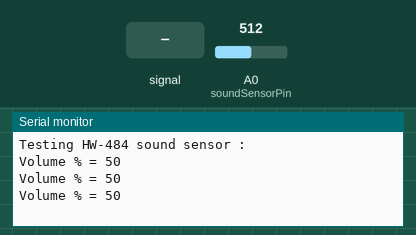
Recording of a sketch running on a simulated Arduino Uno, built with avr-gcc and run on an emulated ATmega328P. Parts: the last lines printed to the serial monitor. The test bench sets the inputs (shaded band); at power-on: A0 (soundSensorPin) = 512.

Above: at 1.3 s.
1.4 s: A0 (soundSensorPin) fed a 200 Hz sine of ±81 counts around its level
At 1.9 s:
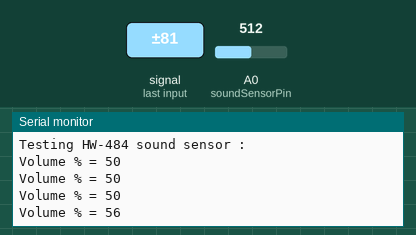
2.9 s: A0 (soundSensorPin) set to 716
At 3.4 s:
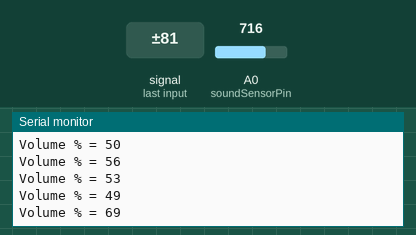
4.4 s: A0 (soundSensorPin) fed a 1000 Hz sine of ±255 counts around its level
At 4.9 s:
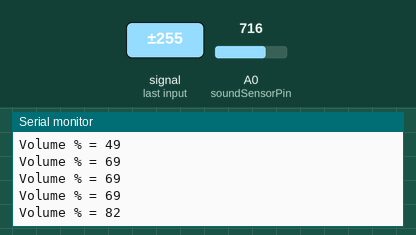
5.9 s: A0 (soundSensorPin) set to 1023
At 6.4 s:
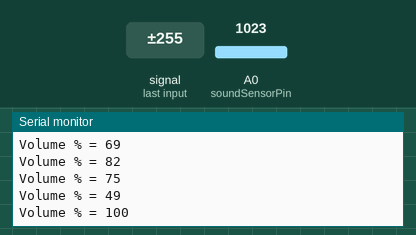
Timing chart, 0 to 8.4 s (numbered marks = the images above; inputs shaded):
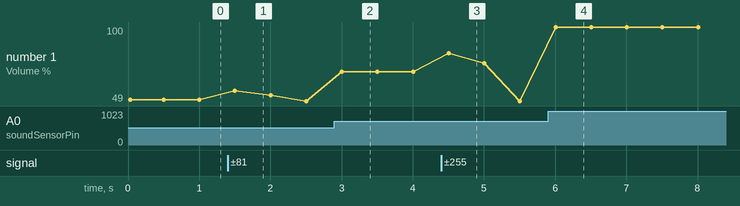

The sketch:

soundSensor.ino
```cpp
int soundSensorPin = A0;
int soundSensorValue = 0;
void setup() {
  pinMode(soundSensorPin,INPUT);
  Serial.begin(9600);
  Serial.println("Testing HW-484 sound sensor : ");

}

void loop() {
  soundSensorValue = analogRead(soundSensorPin);
  int volume = map(soundSensorValue,0,1023,0,100);

  Serial.print("Volume % = ");
  Serial.println(volume);

  delay(500);


}
```

irSensor.ino
```cpp

```

ultrasonic.ino
```cpp

```

Measured:
- after the input at 1.4 s, the serial monitor: prints a new line after 0.10 s (image 1)
- after the input at 2.9 s, the serial monitor: prints a new line after 0.10 s (image 2)
- after the input at 4.4 s, the serial monitor: prints a new line after 0.10 s (image 3)
- after the input at 5.9 s, the serial monitor: prints a new line after 0.11 s (image 4)
- plotted number 1: 50 → 49 after the input at 1.4 s, 49 → 69 after the input at 2.9 s, 49 → 100 after the input at 5.9 s
